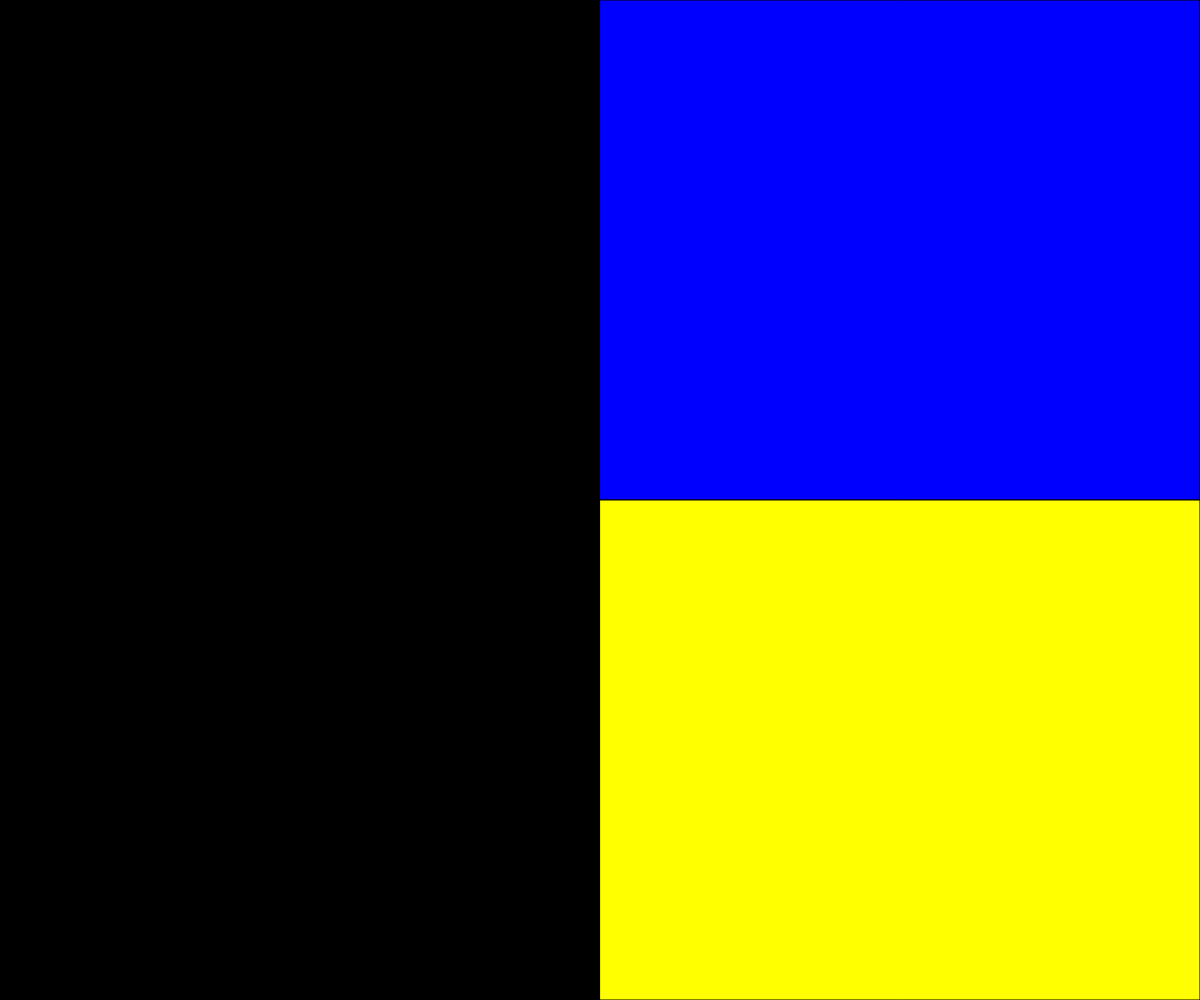
Frame 1 (no input)
Frame 60 (no input): identical to frame 1, image omitted
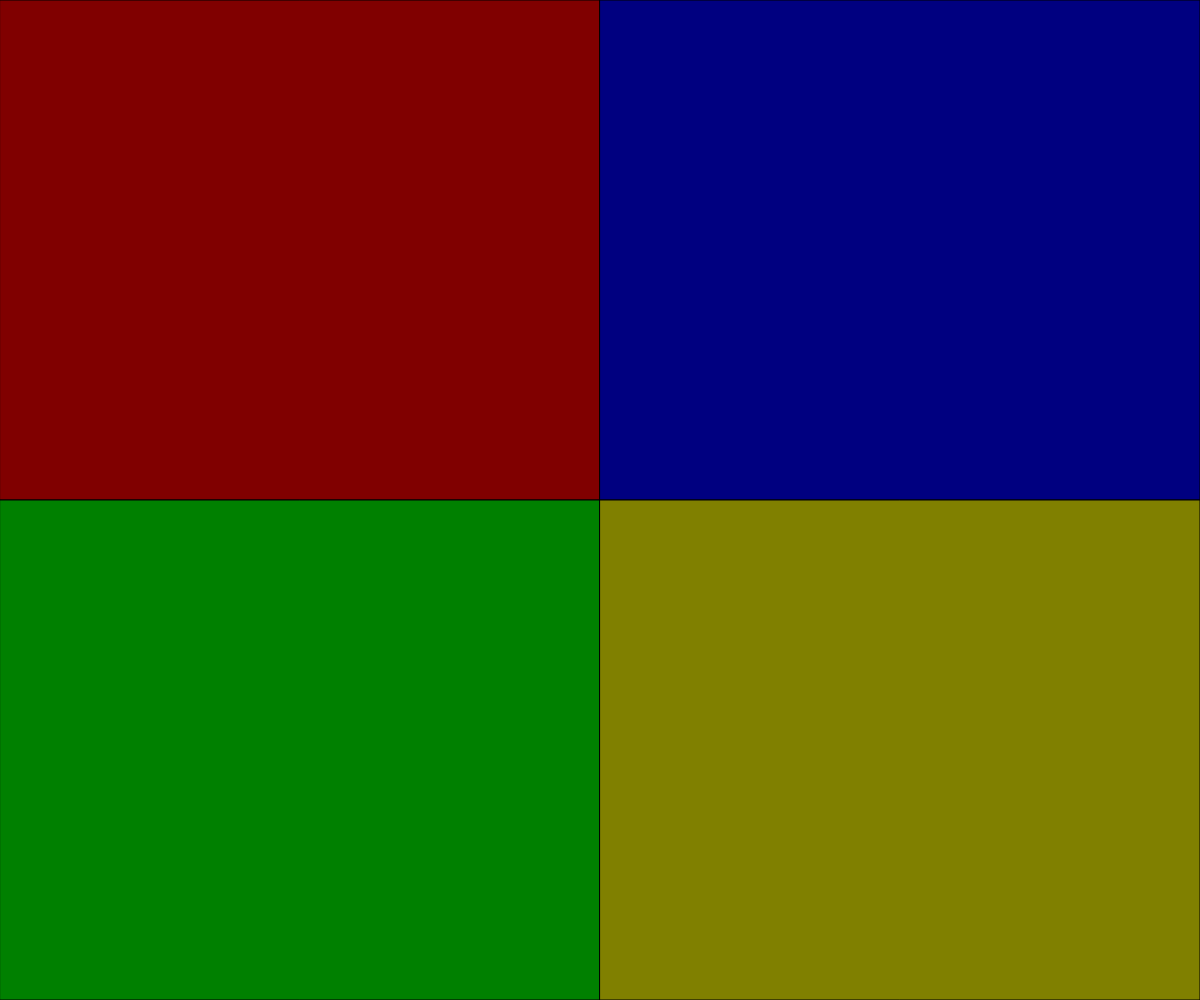
Frame 120 (the mouse pressed at the canvas centre since frame 60)

The p5.js sketch that drew these frames (run headless with seeded random() and noise() and a simulated clock; from frame 60 on, the mouse is pressed at the canvas centre):

// p5.js sketch
// ── sketch.js
function setup(){
  createCanvas(windowWidth, windowHeight);


}

function draw(){
  background(0);
var x = map(mouseX, 0 , windowWidth, 0, 255)
var y = map(mouseY, 0 , windowHeight, 0,255)
var x2 = map(mouseX, 0 , windowWidth, 255, 0)
var y2 = map(mouseY, 0, windowHeight, 255, 0)
fill(255,0,0,x)
rect(0, 0, windowWidth/2,windowHeight/2)
fill(0,255,0,y)
rect(0, windowHeight/2 , windowWidth/2, windowHeight/2)
fill(0,0,255,x2)
rect(windowWidth/2, 0 , windowWidth/2, windowHeight/2,)
fill(255,255,0,y2)
rect(windowWidth/2,windowHeight/2,  windowWidth/2, windowHeight/2)
}
